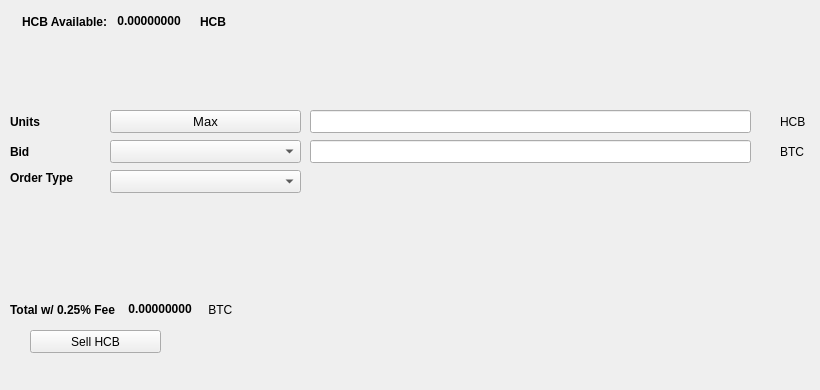
   <widget class="QWidget" name="SellTab">
    <attribute name="title">
     <string>Sell</string>
    </attribute>
    <widget class="QLabel" name="label_16">
     <property name="geometry">
      <rect>
       <x>780</x>
       <y>140</y>
       <width>31</width>
       <height>23</height>
      </rect>
     </property>
     <property name="text">
      <string>BTC</string>
     </property>
    </widget>
    <widget class="QComboBox" name="SellBidcomboBox">
     <property name="geometry">
      <rect>
       <x>110</x>
       <y>140</y>
       <width>191</width>
       <height>23</height>
      </rect>
     </property>
     <property name="font">
      <font>
       <pointsize>10</pointsize>
      </font>
     </property>
    </widget>
    <widget class="QLabel" name="label_18">
     <property name="geometry">
      <rect>
       <x>10</x>
       <y>110</y>
       <width>46</width>
       <height>23</height>
      </rect>
     </property>
     <property name="font">
      <font>
       <weight>75</weight>
       <bold>true</bold>
      </font>
     </property>
     <property name="text">
      <string>Units</string>
     </property>
    </widget>
    <widget class="QPushButton" name="Sell_Max_Amount">
     <property name="geometry">
      <rect>
       <x>110</x>
       <y>110</y>
       <width>191</width>
       <height>23</height>
      </rect>
     </property>
     <property name="font">
      <font>
       <pointsize>10</pointsize>
      </font>
     </property>
     <property name="text">
      <string>Max</string>
     </property>
    </widget>
    <widget class="QLabel" name="label_20">
     <property name="geometry">
      <rect>
       <x>10</x>
       <y>170</y>
       <width>91</width>
       <height>16</height>
      </rect>
     </property>
     <property name="font">
      <font>
       <weight>75</weight>
       <bold>true</bold>
      </font>
     </property>
     <property name="text">
      <string>Order Type</string>
     </property>
    </widget>
    <widget class="QComboBox" name="SellOrdertypeCombo">
     <property name="geometry">
      <rect>
       <x>110</x>
       <y>170</y>
       <width>191</width>
       <height>23</height>
      </rect>
     </property>
     <property name="font">
      <font>
       <pointsize>10</pointsize>
      </font>
     </property>
    </widget>
    <widget class="QLabel" name="label_21">
     <property name="geometry">
      <rect>
       <x>10</x>
       <y>140</y>
       <width>46</width>
       <height>23</height>
      </rect>
     </property>
     <property name="font">
      <font>
       <weight>75</weight>
       <bold>true</bold>
      </font>
     </property>
     <property name="text">
      <string>Bid</string>
     </property>
    </widget>
    <widget class="QLabel" name="label_22">
     <property name="geometry">
      <rect>
       <x>780</x>
       <y>110</y>
       <width>31</width>
       <height>23</height>
      </rect>
     </property>
     <property name="text">
      <string>HCB</string>
     </property>
    </widget>
    <widget class="QLineEdit" name="UnitsInputRUP">
     <property name="geometry">
      <rect>
       <x>310</x>
       <y>110</y>
       <width>441</width>
       <height>23</height>
      </rect>
     </property>
     <property name="font">
      <font>
       <pointsize>9</pointsize>
       <weight>75</weight>
       <bold>true</bold>
      </font>
     </property>
    </widget>
    <widget class="QLineEdit" name="SellBidPriceEdit">
     <property name="geometry">
      <rect>
       <x>310</x>
       <y>140</y>
       <width>441</width>
       <height>23</height>
      </rect>
     </property>
     <property name="font">
      <font>
       <pointsize>9</pointsize>
       <weight>75</weight>
       <bold>true</bold>
      </font>
     </property>
    </widget>
    <widget class="QPushButton" name="SellRUPBTN">
     <property name="geometry">
      <rect>
       <x>30</x>
       <y>330</y>
       <width>131</width>
       <height>23</height>
      </rect>
     </property>
     <property name="text">
      <string>Sell HCB</string>
     </property>
     <property name="icon">
      <iconset resource="../hanacryptobank">
       <normaloff>:/icons/bitcoin</normaloff>:/icons/bitcoin</iconset>
     </property>
    </widget>
    <widget class="QWidget" name="layoutWidget3">
     <property name="geometry">
      <rect>
       <x>22</x>
       <y>12</y>
       <width>258</width>
       <height>19</height>
      </rect>
     </property>
     <layout class="QHBoxLayout" name="horizontalLayout">
      <item>
       <widget class="QLabel" name="label232_2">
        <property name="font">
         <font>
          <weight>75</weight>
          <bold>true</bold>
         </font>
        </property>
        <property name="text">
         <string>HCB Available:</string>
        </property>
       </widget>
      </item>
      <item>
       <widget class="QLabel" name="HCBAvailableLabel">
        <property name="palette">
         <palette>
          <active>
           <colorrole role="WindowText">
            <brush brushstyle="SolidPattern">
             <color alpha="255">
              <red>0</red>
              <green>0</green>
              <blue>0</blue>
             </color>
            </brush>
           </colorrole>
           <colorrole role="Button">
            <brush brushstyle="SolidPattern">
             <color alpha="255">
              <red>0</red>
              <green>170</green>
              <blue>0</blue>
             </color>
            </brush>
           </colorrole>
           <colorrole role="Light">
            <brush brushstyle="SolidPattern">
             <color alpha="255">
              <red>0</red>
              <green>255</green>
              <blue>0</blue>
             </color>
            </brush>
           </colorrole>
           <colorrole role="Midlight">
            <brush brushstyle="SolidPattern">
             <color alpha="255">
              <red>0</red>
              <green>212</green>
              <blue>0</blue>
             </color>
            </brush>
           </colorrole>
           <colorrole role="Dark">
            <brush brushstyle="SolidPattern">
             <color alpha="255">
              <red>0</red>
              <green>85</green>
              <blue>0</blue>
             </color>
            </brush>
           </colorrole>
           <colorrole role="Mid">
            <brush brushstyle="SolidPattern">
             <color alpha="255">
              <red>0</red>
              <green>113</green>
              <blue>0</blue>
             </color>
            </brush>
           </colorrole>
           <colorrole role="Text">
            <brush brushstyle="SolidPattern">
             <color alpha="255">
              <red>0</red>
              <green>170</green>
              <blue>0</blue>
             </color>
            </brush>
           </colorrole>
           <colorrole role="BrightText">
            <brush brushstyle="SolidPattern">
             <color alpha="255">
              <red>255</red>
              <green>255</green>
              <blue>255</blue>
             </color>
            </brush>
           </colorrole>
           <colorrole role="ButtonText">
            <brush brushstyle="SolidPattern">
             <color alpha="255">
              <red>0</red>
              <green>0</green>
              <blue>0</blue>
             </color>
            </brush>
           </colorrole>
           <colorrole role="Base">
            <brush brushstyle="SolidPattern">
             <color alpha="255">
              <red>255</red>
              <green>255</green>
              <blue>255</blue>
             </color>
            </brush>
           </colorrole>
           <colorrole role="Window">
            <brush brushstyle="SolidPattern">
             <color alpha="255">
              <red>0</red>
              <green>170</green>
              <blue>0</blue>
             </color>
            </brush>
           </colorrole>
           <colorrole role="Shadow">
            <brush brushstyle="SolidPattern">
             <color alpha="255">
              <red>0</red>
              <green>0</green>
              <blue>0</blue>
             </color>
            </brush>
           </colorrole>
           <colorrole role="AlternateBase">
            <brush brushstyle="SolidPattern">
             <color alpha="255">
              <red>127</red>
              <green>212</green>
              <blue>127</blue>
             </color>
            </brush>
           </colorrole>
           <colorrole role="ToolTipBase">
            <brush brushstyle="SolidPattern">
             <color alpha="255">
              <red>255</red>
              <green>255</green>
              <blue>220</blue>
             </color>
            </brush>
           </colorrole>
           <colorrole role="ToolTipText">
            <brush brushstyle="SolidPattern">
             <color alpha="255">
              <red>0</red>
              <green>0</green>
              <blue>0</blue>
             </color>
            </brush>
           </colorrole>
          </active>
          <inactive>
           <colorrole role="WindowText">
            <brush brushstyle="SolidPattern">
             <color alpha="255">
              <red>0</red>
              <green>0</green>
              <blue>0</blue>
             </color>
            </brush>
           </colorrole>
           <colorrole role="Button">
            <brush brushstyle="SolidPattern">
             <color alpha="255">
              <red>0</red>
              <green>170</green>
              <blue>0</blue>
             </color>
            </brush>
           </colorrole>
           <colorrole role="Light">
            <brush brushstyle="SolidPattern">
             <color alpha="255">
              <red>0</red>
              <green>255</green>
              <blue>0</blue>
             </color>
            </brush>
           </colorrole>
           <colorrole role="Midlight">
            <brush brushstyle="SolidPattern">
             <color alpha="255">
              <red>0</red>
              <green>212</green>
              <blue>0</blue>
             </color>
            </brush>
           </colorrole>
           <colorrole role="Dark">
            <brush brushstyle="SolidPattern">
             <color alpha="255">
              <red>0</red>
              <green>85</green>
              <blue>0</blue>
             </color>
            </brush>
           </colorrole>
           <colorrole role="Mid">
            <brush brushstyle="SolidPattern">
             <color alpha="255">
              <red>0</red>
              <green>113</green>
              <blue>0</blue>
             </color>
            </brush>
           </colorrole>
           <colorrole role="Text">
            <brush brushstyle="SolidPattern">
             <color alpha="255">
              <red>0</red>
              <green>170</green>
              <blue>0</blue>
             </color>
            </brush>
           </colorrole>
           <colorrole role="BrightText">
            <brush brushstyle="SolidPattern">
             <color alpha="255">
              <red>255</red>
              <green>255</green>
              <blue>255</blue>
             </color>
            </brush>
           </colorrole>
           <colorrole role="ButtonText">
            <brush brushstyle="SolidPattern">
             <color alpha="255">
              <red>0</red>
              <green>0</green>
              <blue>0</blue>
             </color>
            </brush>
           </colorrole>
           <colorrole role="Base">
            <brush brushstyle="SolidPattern">
             <color alpha="255">
              <red>255</red>
              <green>255</green>
              <blue>255</blue>
             </color>
            </brush>
           </colorrole>
           <colorrole role="Window">
            <brush brushstyle="SolidPattern">
             <color alpha="255">
              <red>0</red>
              <green>170</green>
              <blue>0</blue>
             </color>
            </brush>
           </colorrole>
           <colorrole role="Shadow">
            <brush brushstyle="SolidPattern">
             <color alpha="255">
              <red>0</red>
              <green>0</green>
              <blue>0</blue>
             </color>
            </brush>
           </colorrole>
           <colorrole role="AlternateBase">
            <brush brushstyle="SolidPattern">
             <color alpha="255">
              <red>127</red>
              <green>212</green>
              <blue>127</blue>
             </color>
            </brush>
           </colorrole>
           <colorrole role="ToolTipBase">
            <brush brushstyle="SolidPattern">
             <color alpha="255">
              <red>255</red>
              <green>255</green>
              <blue>220</blue>
             </color>
            </brush>
           </colorrole>
           <colorrole role="ToolTipText">
            <brush brushstyle="SolidPattern">
             <color alpha="255">
              <red>0</red>
              <green>0</green>
              <blue>0</blue>
             </color>
            </brush>
           </colorrole>
          </inactive>
          <disabled>
           <colorrole role="WindowText">
            <brush brushstyle="SolidPattern">
             <color alpha="255">
              <red>0</red>
              <green>85</green>
              <blue>0</blue>
             </color>
            </brush>
           </colorrole>
           <colorrole role="Button">
            <brush brushstyle="SolidPattern">
             <color alpha="255">
              <red>0</red>
              <green>170</green>
              <blue>0</blue>
             </color>
            </brush>
           </colorrole>
           <colorrole role="Light">
            <brush brushstyle="SolidPattern">
             <color alpha="255">
              <red>0</red>
              <green>255</green>
              <blue>0</blue>
             </color>
            </brush>
           </colorrole>
           <colorrole role="Midlight">
            <brush brushstyle="SolidPattern">
             <color alpha="255">
              <red>0</red>
              <green>212</green>
              <blue>0</blue>
             </color>
            </brush>
           </colorrole>
           <colorrole role="Dark">
            <brush brushstyle="SolidPattern">
             <color alpha="255">
              <red>0</red>
              <green>85</green>
              <blue>0</blue>
             </color>
            </brush>
           </colorrole>
           <colorrole role="Mid">
            <brush brushstyle="SolidPattern">
             <color alpha="255">
              <red>0</red>
              <green>113</green>
              <blue>0</blue>
             </color>
            </brush>
           </colorrole>
           <colorrole role="Text">
            <brush brushstyle="SolidPattern">
             <color alpha="255">
              <red>0</red>
              <green>85</green>
              <blue>0</blue>
             </color>
            </brush>
           </colorrole>
           <colorrole role="BrightText">
            <brush brushstyle="SolidPattern">
             <color alpha="255">
              <red>255</red>
              <green>255</green>
              <blue>255</blue>
             </color>
            </brush>
           </colorrole>
           <colorrole role="ButtonText">
            <brush brushstyle="SolidPattern">
             <color alpha="255">
              <red>0</red>
              <green>85</green>
              <blue>0</blue>
             </color>
            </brush>
           </colorrole>
           <colorrole role="Base">
            <brush brushstyle="SolidPattern">
             <color alpha="255">
              <red>0</red>
              <green>170</green>
              <blue>0</blue>
             </color>
            </brush>
           </colorrole>
           <colorrole role="Window">
            <brush brushstyle="SolidPattern">
             <color alpha="255">
              <red>0</red>
              <green>170</green>
              <blue>0</blue>
             </color>
            </brush>
           </colorrole>
           <colorrole role="Shadow">
            <brush brushstyle="SolidPattern">
             <color alpha="255">
              <red>0</red>
              <green>0</green>
              <blue>0</blue>
             </color>
            </brush>
           </colorrole>
           <colorrole role="AlternateBase">
            <brush brushstyle="SolidPattern">
             <color alpha="255">
              <red>0</red>
              <green>170</green>
              <blue>0</blue>
             </color>
            </brush>
           </colorrole>
           <colorrole role="ToolTipBase">
            <brush brushstyle="SolidPattern">
             <color alpha="255">
              <red>255</red>
              <green>255</green>
              <blue>220</blue>
             </color>
            </brush>
           </colorrole>
           <colorrole role="ToolTipText">
            <brush brushstyle="SolidPattern">
             <color alpha="255">
              <red>0</red>
              <green>0</green>
              <blue>0</blue>
             </color>
            </brush>
           </colorrole>
          </disabled>
         </palette>
        </property>
        <property name="font">
         <font>
          <weight>75</weight>
          <bold>true</bold>
         </font>
        </property>
        <property name="text">
         <string> 0.00000000 </string>
        </property>
        <property name="textInteractionFlags">
         <set>Qt::LinksAccessibleByMouse|Qt::TextSelectableByKeyboard|Qt::TextSelectableByMouse</set>
        </property>
       </widget>
      </item>
      <item>
       <widget class="QLabel" name="labelHCB">
        <property name="font">
         <font>
          <weight>75</weight>
          <bold>true</bold>
         </font>
        </property>
        <property name="text">
         <string>HCB</string>
        </property>
       </widget>
      </item>
     </layout>
    </widget>
    <widget class="QWidget" name="layoutWidget">
     <property name="geometry">
      <rect>
       <x>10</x>
       <y>300</y>
       <width>268</width>
       <height>19</height>
      </rect>
     </property>
     <layout class="QHBoxLayout" name="horizontalLayout_2">
      <item>
       <widget class="QLabel" name="label_19">
        <property name="font">
         <font>
          <weight>75</weight>
          <bold>true</bold>
         </font>
        </property>
        <property name="text">
         <string>Total w/ 0.25% Fee </string>
        </property>
       </widget>
      </item>
      <item>
       <widget class="QLabel" name="SellCostLabel">
        <property name="palette">
         <palette>
          <active>
           <colorrole role="WindowText">
            <brush brushstyle="SolidPattern">
             <color alpha="255">
              <red>0</red>
              <green>0</green>
              <blue>0</blue>
             </color>
            </brush>
           </colorrole>
           <colorrole role="Button">
            <brush brushstyle="SolidPattern">
             <color alpha="255">
              <red>0</red>
              <green>170</green>
              <blue>0</blue>
             </color>
            </brush>
           </colorrole>
           <colorrole role="Light">
            <brush brushstyle="SolidPattern">
             <color alpha="255">
              <red>0</red>
              <green>255</green>
              <blue>0</blue>
             </color>
            </brush>
           </colorrole>
           <colorrole role="Midlight">
            <brush brushstyle="SolidPattern">
             <color alpha="255">
              <red>0</red>
              <green>212</green>
              <blue>0</blue>
             </color>
            </brush>
           </colorrole>
           <colorrole role="Dark">
            <brush brushstyle="SolidPattern">
             <color alpha="255">
              <red>0</red>
              <green>85</green>
              <blue>0</blue>
             </color>
            </brush>
           </colorrole>
           <colorrole role="Mid">
            <brush brushstyle="SolidPattern">
             <color alpha="255">
              <red>0</red>
              <green>113</green>
              <blue>0</blue>
             </color>
            </brush>
           </colorrole>
           <colorrole role="Text">
            <brush brushstyle="SolidPattern">
             <color alpha="255">
              <red>0</red>
              <green>170</green>
              <blue>0</blue>
             </color>
            </brush>
           </colorrole>
           <colorrole role="BrightText">
            <brush brushstyle="SolidPattern">
             <color alpha="255">
              <red>255</red>
              <green>255</green>
              <blue>255</blue>
             </color>
            </brush>
           </colorrole>
           <colorrole role="ButtonText">
            <brush brushstyle="SolidPattern">
             <color alpha="255">
              <red>0</red>
              <green>0</green>
              <blue>0</blue>
             </color>
            </brush>
           </colorrole>
           <colorrole role="Base">
            <brush brushstyle="SolidPattern">
             <color alpha="255">
              <red>255</red>
              <green>255</green>
              <blue>255</blue>
             </color>
            </brush>
           </colorrole>
           <colorrole role="Window">
            <brush brushstyle="SolidPattern">
             <color alpha="255">
              <red>0</red>
              <green>170</green>
              <blue>0</blue>
             </color>
            </brush>
           </colorrole>
           <colorrole role="Shadow">
            <brush brushstyle="SolidPattern">
             <color alpha="255">
              <red>0</red>
              <green>0</green>
              <blue>0</blue>
             </color>
            </brush>
           </colorrole>
           <colorrole role="AlternateBase">
            <brush brushstyle="SolidPattern">
             <color alpha="255">
              <red>127</red>
              <green>212</green>
              <blue>127</blue>
             </color>
            </brush>
           </colorrole>
           <colorrole role="ToolTipBase">
            <brush brushstyle="SolidPattern">
             <color alpha="255">
              <red>255</red>
              <green>255</green>
              <blue>220</blue>
             </color>
            </brush>
           </colorrole>
           <colorrole role="ToolTipText">
            <brush brushstyle="SolidPattern">
             <color alpha="255">
              <red>0</red>
              <green>0</green>
              <blue>0</blue>
             </color>
            </brush>
           </colorrole>
          </active>
          <inactive>
           <colorrole role="WindowText">
            <brush brushstyle="SolidPattern">
             <color alpha="255">
              <red>0</red>
              <green>0</green>
              <blue>0</blue>
             </color>
            </brush>
           </colorrole>
           <colorrole role="Button">
            <brush brushstyle="SolidPattern">
             <color alpha="255">
              <red>0</red>
              <green>170</green>
              <blue>0</blue>
             </color>
            </brush>
           </colorrole>
           <colorrole role="Light">
            <brush brushstyle="SolidPattern">
             <color alpha="255">
              <red>0</red>
              <green>255</green>
              <blue>0</blue>
             </color>
            </brush>
           </colorrole>
           <colorrole role="Midlight">
            <brush brushstyle="SolidPattern">
             <color alpha="255">
              <red>0</red>
              <green>212</green>
              <blue>0</blue>
             </color>
            </brush>
           </colorrole>
           <colorrole role="Dark">
            <brush brushstyle="SolidPattern">
             <color alpha="255">
              <red>0</red>
              <green>85</green>
              <blue>0</blue>
             </color>
            </brush>
           </colorrole>
           <colorrole role="Mid">
            <brush brushstyle="SolidPattern">
             <color alpha="255">
              <red>0</red>
              <green>113</green>
              <blue>0</blue>
             </color>
            </brush>
           </colorrole>
           <colorrole role="Text">
            <brush brushstyle="SolidPattern">
             <color alpha="255">
              <red>0</red>
              <green>170</green>
              <blue>0</blue>
             </color>
            </brush>
           </colorrole>
           <colorrole role="BrightText">
            <brush brushstyle="SolidPattern">
             <color alpha="255">
              <red>255</red>
              <green>255</green>
              <blue>255</blue>
             </color>
            </brush>
           </colorrole>
           <colorrole role="ButtonText">
            <brush brushstyle="SolidPattern">
             <color alpha="255">
              <red>0</red>
              <green>0</green>
              <blue>0</blue>
             </color>
            </brush>
           </colorrole>
           <colorrole role="Base">
            <brush brushstyle="SolidPattern">
             <color alpha="255">
              <red>255</red>
              <green>255</green>
              <blue>255</blue>
             </color>
            </brush>
           </colorrole>
           <colorrole role="Window">
            <brush brushstyle="SolidPattern">
             <color alpha="255">
              <red>0</red>
              <green>170</green>
              <blue>0</blue>
             </color>
            </brush>
           </colorrole>
           <colorrole role="Shadow">
            <brush brushstyle="SolidPattern">
             <color alpha="255">
              <red>0</red>
              <green>0</green>
              <blue>0</blue>
             </color>
            </brush>
           </colorrole>
           <colorrole role="AlternateBase">
            <brush brushstyle="SolidPattern">
             <color alpha="255">
              <red>127</red>
              <green>212</green>
              <blue>127</blue>
             </color>
            </brush>
           </colorrole>
           <colorrole role="ToolTipBase">
            <brush brushstyle="SolidPattern">
             <color alpha="255">
              <red>255</red>
              <green>255</green>
              <blue>220</blue>
             </color>
            </brush>
           </colorrole>
           <colorrole role="ToolTipText">
            <brush brushstyle="SolidPattern">
             <color alpha="255">
              <red>0</red>
              <green>0</green>
              <blue>0</blue>
             </color>
            </brush>
           </colorrole>
          </inactive>
          <disabled>
           <colorrole role="WindowText">
            <brush brushstyle="SolidPattern">
             <color alpha="255">
              <red>0</red>
              <green>85</green>
              <blue>0</blue>
             </color>
            </brush>
           </colorrole>
           <colorrole role="Button">
            <brush brushstyle="SolidPattern">
             <color alpha="255">
              <red>0</red>
              <green>170</green>
              <blue>0</blue>
             </color>
            </brush>
           </colorrole>
           <colorrole role="Light">
            <brush brushstyle="SolidPattern">
             <color alpha="255">
              <red>0</red>
              <green>255</green>
              <blue>0</blue>
             </color>
            </brush>
           </colorrole>
           <colorrole role="Midlight">
            <brush brushstyle="SolidPattern">
             <color alpha="255">
              <red>0</red>
              <green>212</green>
              <blue>0</blue>
             </color>
            </brush>
           </colorrole>
           <colorrole role="Dark">
            <brush brushstyle="SolidPattern">
             <color alpha="255">
              <red>0</red>
              <green>85</green>
              <blue>0</blue>
             </color>
            </brush>
           </colorrole>
           <colorrole role="Mid">
            <brush brushstyle="SolidPattern">
             <color alpha="255">
              <red>0</red>
              <green>113</green>
              <blue>0</blue>
             </color>
            </brush>
           </colorrole>
           <colorrole role="Text">
            <brush brushstyle="SolidPattern">
             <color alpha="255">
              <red>0</red>
              <green>85</green>
              <blue>0</blue>
             </color>
            </brush>
           </colorrole>
           <colorrole role="BrightText">
            <brush brushstyle="SolidPattern">
             <color alpha="255">
              <red>255</red>
              <green>255</green>
              <blue>255</blue>
             </color>
            </brush>
           </colorrole>
           <colorrole role="ButtonText">
            <brush brushstyle="SolidPattern">
             <color alpha="255">
              <red>0</red>
              <green>85</green>
              <blue>0</blue>
             </color>
            </brush>
           </colorrole>
           <colorrole role="Base">
            <brush brushstyle="SolidPattern">
             <color alpha="255">
              <red>0</red>
              <green>170</green>
              <blue>0</blue>
             </color>
            </brush>
           </colorrole>
           <colorrole role="Window">
            <brush brushstyle="SolidPattern">
             <color alpha="255">
              <red>0</red>
              <green>170</green>
              <blue>0</blue>
             </color>
            </brush>
           </colorrole>
           <colorrole role="Shadow">
            <brush brushstyle="SolidPattern">
             <color alpha="255">
              <red>0</red>
              <green>0</green>
              <blue>0</blue>
             </color>
            </brush>
           </colorrole>
           <colorrole role="AlternateBase">
            <brush brushstyle="SolidPattern">
             <color alpha="255">
              <red>0</red>
              <green>170</green>
              <blue>0</blue>
             </color>
            </brush>
           </colorrole>
           <colorrole role="ToolTipBase">
            <brush brushstyle="SolidPattern">
             <color alpha="255">
              <red>255</red>
              <green>255</green>
              <blue>220</blue>
             </color>
            </brush>
           </colorrole>
           <colorrole role="ToolTipText">
            <brush brushstyle="SolidPattern">
             <color alpha="255">
              <red>0</red>
              <green>0</green>
              <blue>0</blue>
             </color>
            </brush>
           </colorrole>
          </disabled>
         </palette>
        </property>
        <property name="font">
         <font>
          <weight>75</weight>
          <bold>true</bold>
         </font>
        </property>
        <property name="autoFillBackground">
         <bool>false</bool>
        </property>
        <property name="text">
         <string> 0.00000000</string>
        </property>
        <property name="textInteractionFlags">
         <set>Qt::LinksAccessibleByMouse|Qt::TextSelectableByMouse</set>
        </property>
       </widget>
      </item>
      <item>
       <widget class="QLabel" name="label_17">
        <property name="font">
         <font>
          <weight>50</weight>
          <bold>false</bold>
         </font>
        </property>
        <property name="text">
         <string> BTC</string>
        </property>
       </widget>
      </item>
     </layout>
    </widget>
    <widget class="QLabel" name="label_23">
     <property name="geometry">
      <rect>
       <x>460</x>
       <y>300</y>
       <width>281</width>
       <height>81</height>
      </rect>
     </property>
     <property name="text">
      <string/>
     </property>
     <property name="pixmap">
      <pixmap>:/images/bittrex</pixmap>
     </property>
    </widget>
   </widget>
